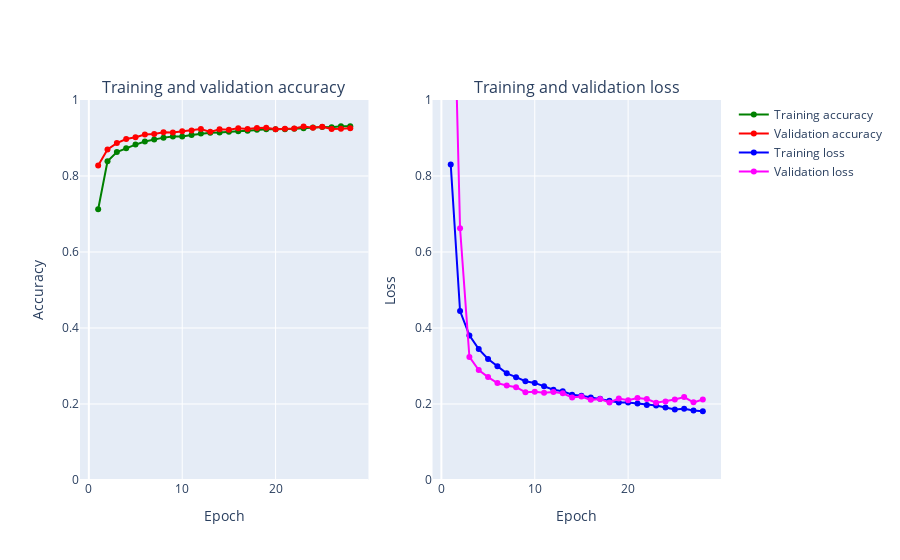

The code cell stored with this chart in its notebook:
### Markdown cell above
### Visualising model performance

### Code cell
plot_accuracy_and_loss(history)

### Figure 1 — Plotly figure (JSON) as saved in the notebook; plotly's stock layout.template omitted (floating-point values rounded to 4 significant figures)
{"data": [{"marker": {"color": "Green"}, "mode": "markers+lines", "name": "Training accuracy", "text": ["1", "2", "3", "4", "5", "6", "7", "8", "9", "10", "11", "12", "13", "14", "15", "16", "17", "18", "19", "20", "21", "22", "23", "24", "25", "26", "27", "28"], "type": "scatter", "x": [1, 2, 3, 4, 5, 6, 7, 8, 9, 10, 11, 12, 13, 14, 15, 16, 17, 18, 19, 20, 21, 22, 23, 24, 25, 26, 27, 28], "xaxis": "x", "y": [0.7127, 0.8386, 0.863, 0.8733, 0.8826, 0.8906, 0.8959, 0.901, 0.9037, 0.9041, 0.9081, 0.9119, 0.9138, 0.9142, 0.9167, 0.9175, 0.9194, 0.9216, 0.9233, 0.9227, 0.9228, 0.9244, 0.9259, 0.9275, 0.9292, 0.9283, 0.9309, 0.9309], "yaxis": "y"}, {"marker": {"color": "Red"}, "mode": "markers+lines", "name": "Validation accuracy", "text": ["1", "2", "3", "4", "5", "6", "7", "8", "9", "10", "11", "12", "13", "14", "15", "16", "17", "18", "19", "20", "21", "22", "23", "24", "25", "26", "27", "28"], "type": "scatter", "x": [1, 2, 3, 4, 5, 6, 7, 8, 9, 10, 11, 12, 13, 14, 15, 16, 17, 18, 19, 20, 21, 22, 23, 24, 25, 26, 27, 28], "xaxis": "x", "y": [0.8276, 0.87, 0.8866, 0.8974, 0.902, 0.9092, 0.9106, 0.915, 0.9146, 0.918, 0.92, 0.9236, 0.9162, 0.923, 0.9218, 0.9254, 0.9236, 0.9266, 0.9272, 0.923, 0.9244, 0.925, 0.9302, 0.927, 0.9296, 0.9238, 0.9242, 0.9254], "yaxis": "y"}, {"marker": {"color": "Blue"}, "mode": "markers+lines", "name": "Training loss", "text": ["1", "2", "3", "4", "5", "6", "7", "8", "9", "10", "11", "12", "13", "14", "15", "16", "17", "18", "19", "20", "21", "22", "23", "24", "25", "26", "27", "28"], "type": "scatter", "x": [1, 2, 3, 4, 5, 6, 7, 8, 9, 10, 11, 12, 13, 14, 15, 16, 17, 18, 19, 20, 21, 22, 23, 24, 25, 26, 27, 28], "xaxis": "x2", "y": [0.8305, 0.4445, 0.3805, 0.3444, 0.3185, 0.2995, 0.2808, 0.2707, 0.2599, 0.2555, 0.2467, 0.2375, 0.2338, 0.2245, 0.2216, 0.2173, 0.214, 0.2087, 0.2038, 0.2039, 0.2014, 0.1973, 0.1962, 0.1909, 0.1857, 0.1875, 0.1827, 0.1811], "yaxis": "y2"}, {"marker": {"color": "Magenta"}, "mode": "markers+lines", "name": "Validation loss", "text": ["1", "2", "3", "4", "5", "6", "7", "8", "9", "10", "11", "12", "13", "14", "15", "16", "17", "18", "19", "20", "21", "22", "23", "24", "25", "26", "27", "28"], "type": "scatter", "x": [1, 2, 3, 4, 5, 6, 7, 8, 9, 10, 11, 12, 13, 14, 15, 16, 17, 18, 19, 20, 21, 22, 23, 24, 25, 26, 27, 28], "xaxis": "x2", "y": [1.649, 0.6624, 0.3239, 0.2894, 0.2708, 0.2549, 0.2488, 0.2441, 0.2311, 0.2322, 0.2299, 0.2314, 0.2283, 0.2173, 0.2197, 0.2109, 0.213, 0.204, 0.2144, 0.2096, 0.2155, 0.2129, 0.2034, 0.2069, 0.2117, 0.2183, 0.2043, 0.212], "yaxis": "y2"}], "layout": {"annotations": [{"font": {"size": 16}, "showarrow": false, "text": "Training and validation accuracy", "x": 0.225, "xanchor": "center", "xref": "paper", "y": 1, "yanchor": "bottom", "yref": "paper"}, {"font": {"size": 16}, "showarrow": false, "text": "Training and validation loss", "x": 0.775, "xanchor": "center", "xref": "paper", "y": 1, "yanchor": "bottom", "yref": "paper"}], "xaxis": {"anchor": "y", "domain": [0, 0.45], "title": {"text": "Epoch"}}, "xaxis2": {"anchor": "y2", "domain": [0.55, 1], "title": {"text": "Epoch"}}, "yaxis": {"anchor": "x", "domain": [0, 1], "range": [0, 1], "title": {"text": "Accuracy"}}, "yaxis2": {"anchor": "x2", "domain": [0, 1], "range": [0, 1], "title": {"text": "Loss"}}}}
